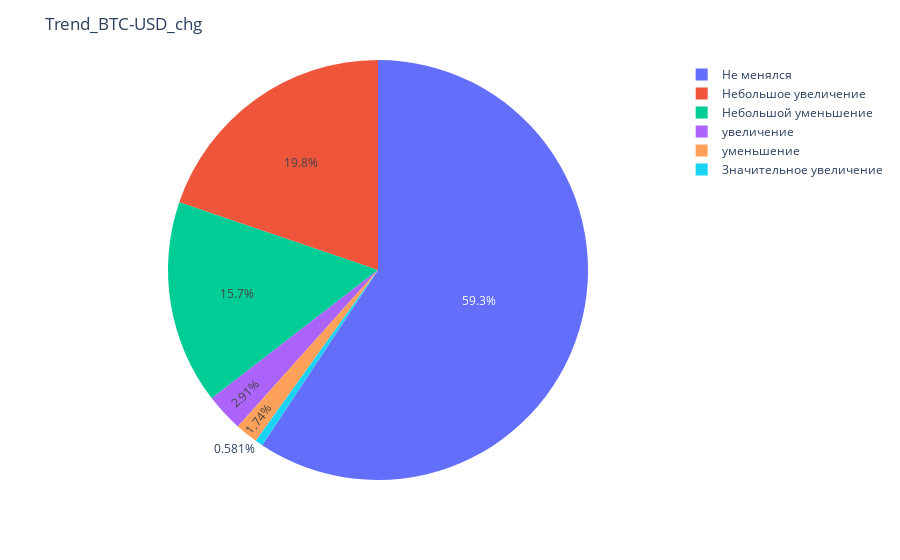
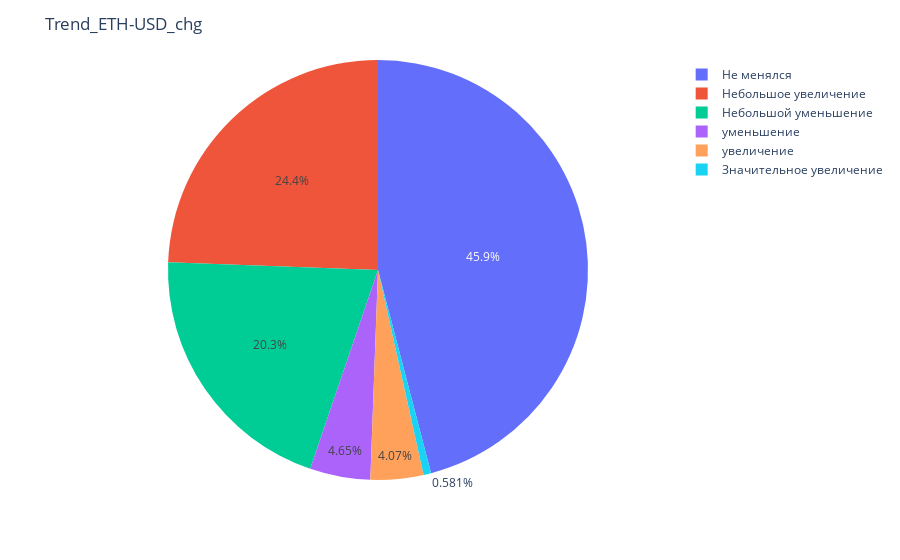
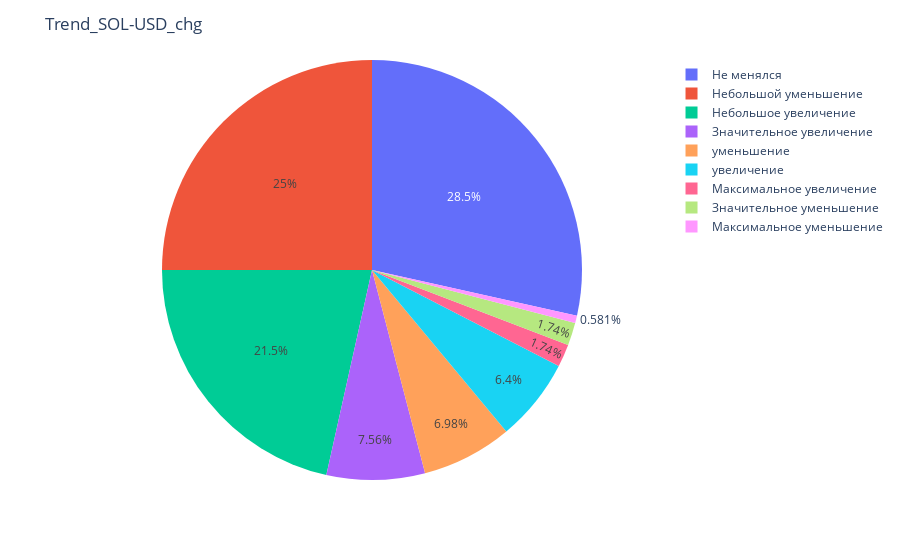
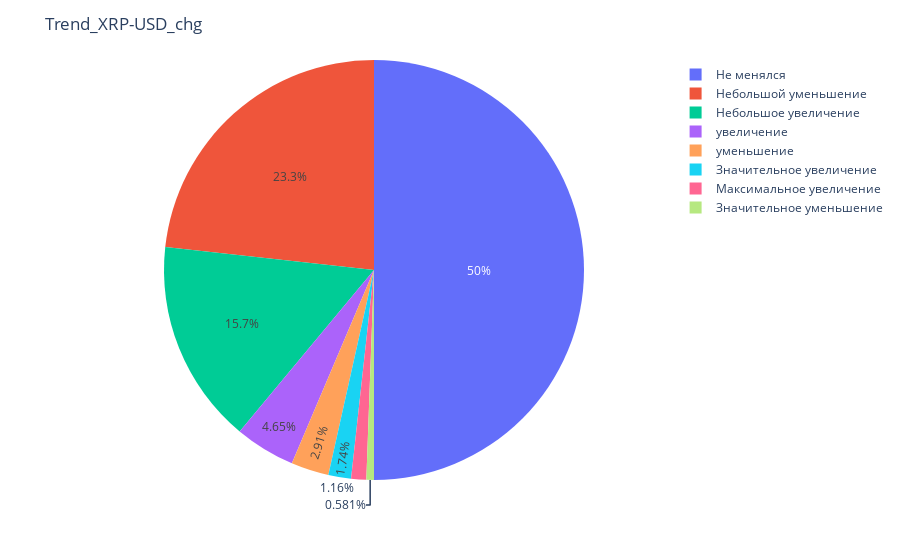

Notebook code for these charts, in order:
### Code cell
trend_columns = [col for col in trend_crypto.columns if 'Trend_' in col]
ind = 0

for i in range(len(crypto_tickers)):
    column = trend_columns[ind]
    data_to_plot = trend_crypto[column].value_counts().round(3)
    fig = px.pie(values=data_to_plot, names=data_to_plot.index)
    fig.update_layout(title=column)
    fig.show()
    ind += 1

### Figure 1 — Plotly figure (JSON) as saved in the notebook; plotly's stock layout.template omitted (floating-point values rounded to 4 significant figures)
{"data": [{"domain": {"x": [0, 1], "y": [0, 1]}, "hovertemplate": "label=%{label}<br>value=%{value}<extra></extra>", "labels": ["Не менялся", "Небольшое увеличение", "Небольшой уменьшение", "увеличение", "уменьшение", "Значительное увеличение"], "legendgroup": "", "name": "", "showlegend": true, "type": "pie", "values": [102, 34, 27, 5, 3, 1]}], "layout": {"legend": {"tracegroupgap": 0}, "margin": {"t": 60}, "title": {"text": "Trend_BTC-USD_chg"}}}

### Figure 2 — Plotly figure (JSON) as saved in the notebook; plotly's stock layout.template omitted (floating-point values rounded to 4 significant figures)
{"data": [{"domain": {"x": [0, 1], "y": [0, 1]}, "hovertemplate": "label=%{label}<br>value=%{value}<extra></extra>", "labels": ["Не менялся", "Небольшое увеличение", "Небольшой уменьшение", "уменьшение", "увеличение", "Значительное увеличение"], "legendgroup": "", "name": "", "showlegend": true, "type": "pie", "values": [79, 42, 35, 8, 7, 1]}], "layout": {"legend": {"tracegroupgap": 0}, "margin": {"t": 60}, "title": {"text": "Trend_ETH-USD_chg"}}}

### Figure 3 — Plotly figure (JSON) as saved in the notebook; plotly's stock layout.template omitted (floating-point values rounded to 4 significant figures)
{"data": [{"domain": {"x": [0, 1], "y": [0, 1]}, "hovertemplate": "label=%{label}<br>value=%{value}<extra></extra>", "labels": ["Не менялся", "Небольшой уменьшение", "Небольшое увеличение", "Значительное увеличение", "уменьшение", "увеличение", "Максимальное увеличение", "Значительное уменьшение", "Максимальное уменьшение"], "legendgroup": "", "name": "", "showlegend": true, "type": "pie", "values": [49, 43, 37, 13, 12, 11, 3, 3, 1]}], "layout": {"legend": {"tracegroupgap": 0}, "margin": {"t": 60}, "title": {"text": "Trend_SOL-USD_chg"}}}

### Figure 4 — Plotly figure (JSON) as saved in the notebook; plotly's stock layout.template omitted (floating-point values rounded to 4 significant figures)
{"data": [{"domain": {"x": [0, 1], "y": [0, 1]}, "hovertemplate": "label=%{label}<br>value=%{value}<extra></extra>", "labels": ["Не менялся", "Небольшой уменьшение", "Небольшое увеличение", "увеличение", "уменьшение", "Значительное увеличение", "Максимальное увеличение", "Значительное уменьшение"], "legendgroup": "", "name": "", "showlegend": true, "type": "pie", "values": [86, 40, 27, 8, 5, 3, 2, 1]}], "layout": {"legend": {"tracegroupgap": 0}, "margin": {"t": 60}, "title": {"text": "Trend_XRP-USD_chg"}}}
